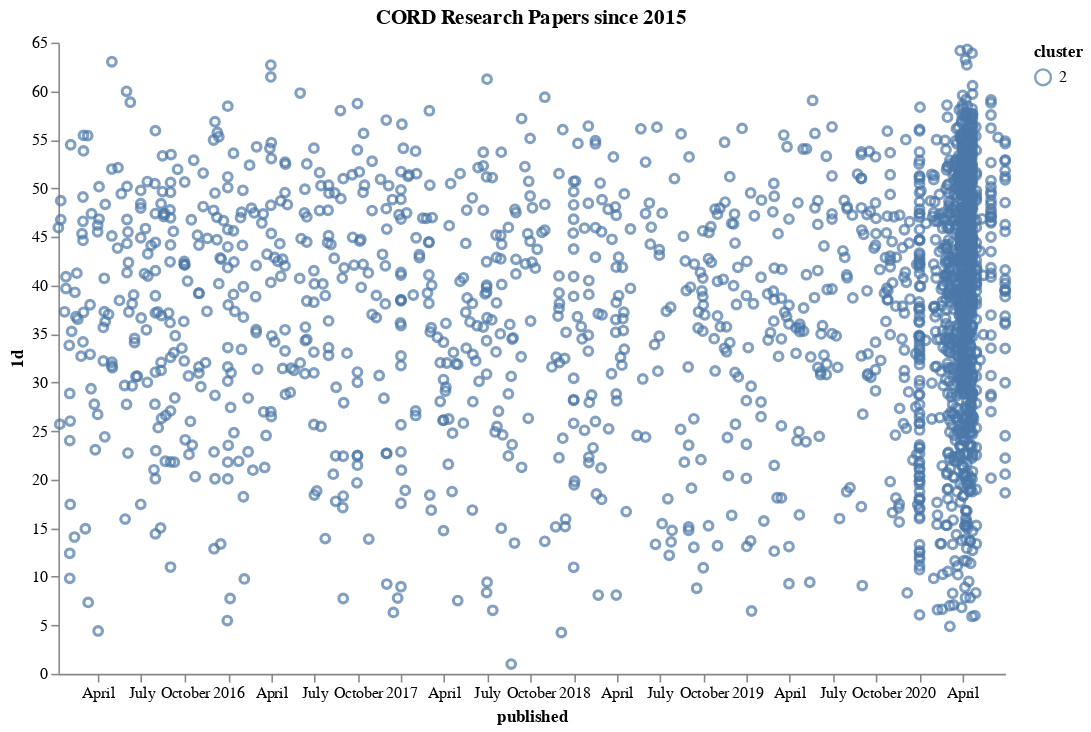

The notebook cell saved with this chart:
### Markdown cell above
### Research Papers since COVID

We plot the 1d compression of the 768-dimension document vector over time, with the clusters identified by color. Then we plot clusters 2 and 6. We see a big increase in the number of papers since COVID appeared

### Code cell
vector_since = vector_df.query('published > "2015-01-01" & (cluster==2 | cluster==6)').copy()
vector_since.loc[vector_since.published> '2020-06-30', 'published'] = pd.to_datetime('2020-03-30')
if len(vector_since) > 5000:
    vector_since = vector_since.sample(5000)
alt.Chart(vector_since).mark_point().encode(
       x=alt.X('published:T'),
       y=alt.Y('1d'),
       color= 'cluster:N'
    ).properties(
        title='CORD Research Papers since 2015',
        width=600,
        height=400
    ).configure_axis(
        grid=False
    ).configure_view(
        strokeWidth=0
    )

### Figure 1 — Vega-Lite specification as saved in the notebook (floating-point values rounded to 4 significant figures; data arrays with more than 128 entries replaced by an {"elided": "..."} marker saying what was removed)
{"config": {"view": {"continuousWidth": 400, "continuousHeight": 300, "strokeWidth": 0}, "axis": {"grid": false}}, "data": {"name": "data-570ddb58e5d2ff1d5447957287210c10"}, "mark": "point", "encoding": {"color": {"type": "nominal", "field": "cluster"}, "x": {"type": "temporal", "field": "published"}, "y": {"type": "quantitative", "field": "1d"}}, "height": 400, "title": "CORD Research Papers since 2015", "width": 600, "$schema": "https://vega.github.io/schema/vega-lite/v4.0.2.json", "datasets": {"data-570ddb58e5d2ff1d5447957287210c10": {"elided": "1997 records"}}}
